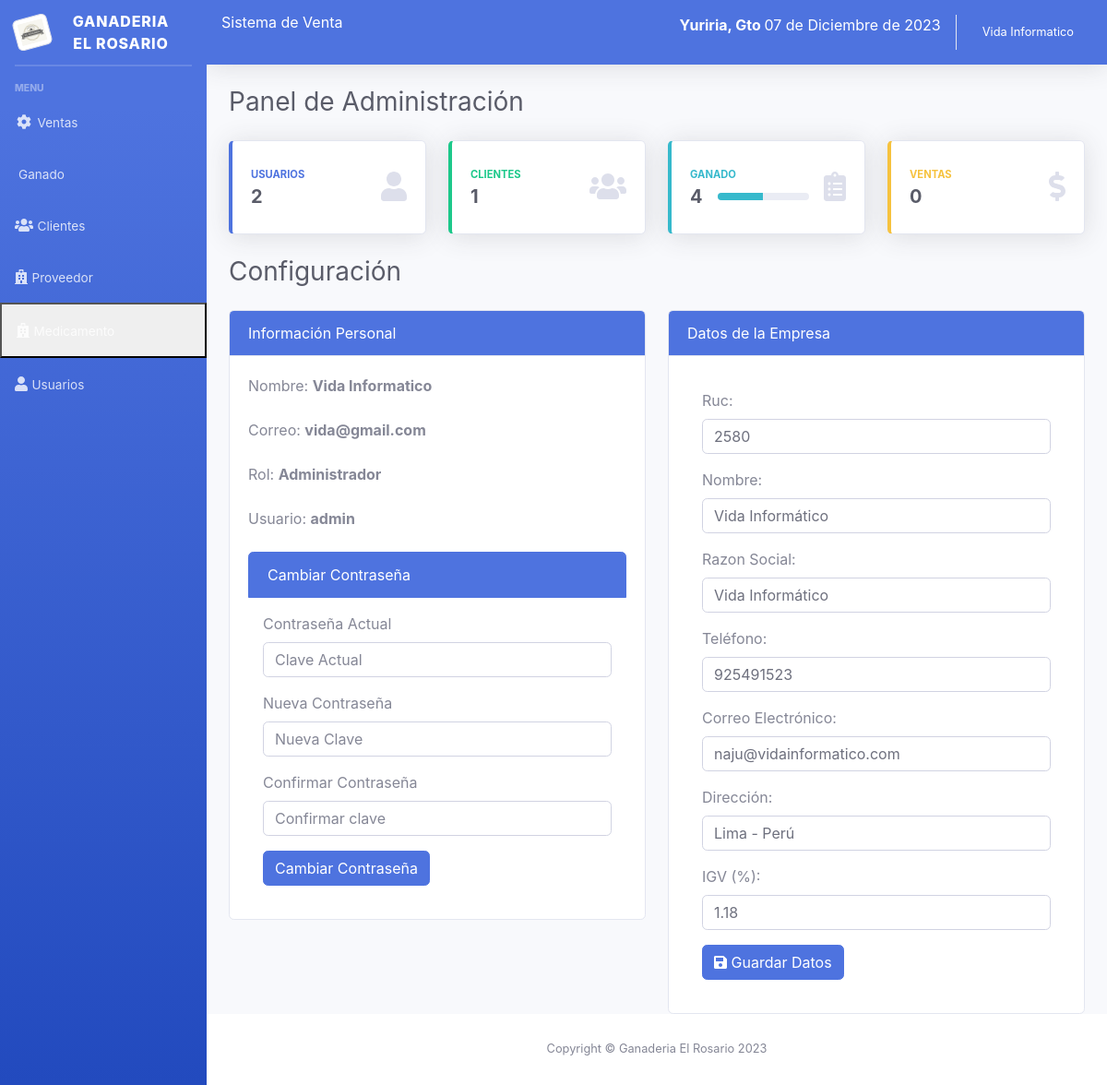
Page /sistema/ (signed in) on the committed database.
### tables this page shows
CREATE TABLE `configuracion` (
  `id` int(11) NOT NULL,
  `dni` int(11) NOT NULL,
  `nombre` varchar(100) NOT NULL,
  `razon_social` varchar(100) NOT NULL,
  `telefono` int(11) NOT NULL,
  `email` varchar(100) NOT NULL,
  `direccion` text NOT NULL,
  `igv` decimal(10,2) NOT NULL
);

### sistema/includes/functions.php (called while the page is built, shortened)
<?php
	function fechaMexico(){
		$mes = array("","Enero",
					  "Febrero",
					  "Marzo",
					  "Abril",
					  "Mayo",
					  "Junio",
					  "Julio",
					  "Agosto",
					  "Septiembre",
					  "Octubre",
					  "Noviembre",
					  "Diciembre");
		return date('d')." de ". $mes[date('n')] . " de " . date('Y');
	}
 ?>

### sistema/index.php (the view, shortened to what this page needs)
<?php include_once "includes/header.php"; ?>
<div class="container-fluid">
	<div class="d-sm-flex align-items-center justify-content-between mb-4">
		<h1 class="h3 mb-0 text-gray-800">Panel de Administración</h1>
	</div>
	<div class="row">
		<a class="col-xl-3 col-md-6 mb-4" href="lista_usuarios.php">
			<div class="card border-left-primary shadow h-100 py-2">
				<div class="card-body">
					<div class="row no-gutters align-items-center">
						<div class="col mr-2">
							<div class="text-xs font-weight-bold text-primary text-uppercase mb-1">Usuarios</div>
							<div class="h5 mb-0 font-weight-bold text-gray-800"><?php echo $data['usuarios']; ?></div>
						</div>
						<div class="col-auto">
							<i class="fas fa-user fa-2x text-gray-300"></i>
						</div>
					</div>
				</div>
			</div>
		</a>
		<a class="col-xl-3 col-md-6 mb-4" href="lista_cliente.php">
			<div class="card border-left-success shadow h-100 py-2">
				<div class="card-body">
					<div class="row no-gutters align-items-center">
						<div class="col mr-2">
							<div class="text-xs font-weight-bold text-success text-uppercase mb-1">Clientes</div>
							<div class="h5 mb-0 font-weight-bold text-gray-800"><?php echo $data['clientes']; ?></div>
						</div>
						<div class="col-auto">
							<i class="fas fa-users fa-2x text-gray-300"></i>
						</div>
					</div>
				</div>
			</div>
		</a>
		<a class="col-xl-3 col-md-6 mb-4" href="lista_productos.php">
			<div class="card border-left-info shadow h-100 py-2">
				<div class="card-body">
					<div class="row no-gutters align-items-center">
						<div class="col mr-2">
							<div class="text-xs font-weight-bold text-info text-uppercase mb-1">Ganado</div>
							<div class="row no-gutters align-items-center">
								<div class="col-auto">
									<div class="h5 mb-0 mr-3 font-weight-bold text-gray-800"><?php echo $data['productos']; ?></div>
								</div>
								<div class="col">
									<div class="progress progress-sm mr-2">
										<div class="progress-bar bg-info" role="progressbar" style="width: 50%" aria-valuenow="50" aria-valuemin="0" aria-valuemax="100"></div>
									</div>
								</div>
							</div>
						</div>
						<div class="col-auto">
							<i class="fas fa-clipboard-list fa-2x text-gray-300"></i>
						</div>
					</div>
				</div>
			</div>
		</a>
		<a class="col-xl-3 col-md-6 mb-4" href="ventas.php">
			<div class="card border-left-warning shadow h-100 py-2">
				<div class="card-body">
					<div class="row no-gutters align-items-center">
						<div class="col mr-2">
							<div class="text-xs font-weight-bold text-warning text-uppercase mb-1">Ventas</div>
							<div class="h5 mb-0 font-weight-bold text-gray-800"><?php echo $data['ventas']; ?></div>
						</div>
						<div class="col-auto">
							<i class="fas fa-dollar-sign fa-2x text-gray-300"></i>
						</div>
					</div>
				</div>
			</div>
		</a>
	</div>
	<div class="d-sm-flex align-items-center justify-content-between mb-4">
		<h1 class="h3 mb-0 text-gray-800">Configuración</h1>
	</div>
	<div class="row">
		<div class="col-lg-6">
			<div class="card">
				<div class="card-header bg-primary text-white">
					Información Personal
				</div>
				<div class="card-body">
					<div class="form-group">
						<label>Nombre: <strong><?php echo $_SESSION['nombre']; ?></strong></label>
					</div>
					<div class="form-group">
						<label>Correo: <strong><?php echo $_SESSION['email']; ?></strong></label>
					</div>
					<div class="form-group">
						<label>Rol: <strong><?php echo $_SESSION['rol_name']; ?></strong></label>
					</div>
					<div class="form-group">
						<label>Usuario: <strong><?php echo $_SESSION['user']; ?></strong></label>
					</div>
					<ul class="list-group">
						<li class="list-group-item active">Cambiar Contraseña</li>
						<form action="" method=" post" name="frmChangePass" id="frmChangePass" class="p-3">
							<div class="form-group">
								<label>Contraseña Actual</label>
								<input type="password" name="actual" id="actual" placeholder="Clave Actual" required class="form-control">
							</div>
							<div class="form-group">
								<label>Nueva Contraseña</label>
								<input type="password" name="nueva" id="nueva" placeholder="Nueva Clave" required class="form-control">
							</div>
							<div class="form-group">
								<label>Confirmar Contraseña</label>
								<input type="password" name="confirmar" id="confirmar" placeholder="Confirmar clave" required class="form-control">
							</div>
							<div>
								<button type="submit" class="btn btn-primary btnChangePass">Cambiar Contraseña</button>
							</div>
						</form>
					</ul>
				</div>
			</div>
		</div>
		<?php if ($_SESSION['rol'] == 1) { ?>
			<div class="col-lg-6">
				<div class="card">
					<div class="card-header bg-primary text-white">
						Datos de la Empresa
					</div>
					<div class="card-body">
						<form action="empresa.php" method="post" id="frmEmpresa" class="p-3">
							<div class="form-group">
								<label>Ruc:</label>
								<input type="number" name="txtDni" value="<?php echo $dni; ?>" id="txtDni" placeholder="Dni de la Empresa" required class="form-control">
							</div>
							<div class="form-group">
								<label>Nombre:</label>
								<input type="text" name="txtNombre" class="form-control" value="<?php echo $nombre_empresa; ?>" id="txtNombre" placeholder="Nombre de la Empresa" required class="form-control">
							</div>
							<div class="form-group">
								<label>Razon Social:</label>
								<input type="text" name="txtRSocial" class="form-control" value="<?php echo $razonSocial; ?>" id="txtRSocial" placeholder="Razon Social de la Empresa">
							</div>
							<div class="form-group">
								<label>Teléfono:</label>
								<input type="number" name="txtTelEmpresa" class="form-control" value="<?php echo $telEmpresa; ?>" id="txtTelEmpresa" placeholder="teléfono de la Empresa" required>
							</div>
							<div class="form-group">
								<label>Correo Electrónico:</label>
								<input type="email" name="txtEmailEmpresa" class="form-control" value="<?php echo $emailEmpresa; ?>" id="txtEmailEmpresa" placeholder="Correo de la Empresa" required>
							</div>
							<div class="form-group">
								<label>Dirección:</label>
								<input type="text" name="txtDirEmpresa" class="form-control" value="<?php echo $dirEmpresa; ?>" id="txtDirEmpresa" placeholder="Dirreción de la Empresa" required>
							</div>
							<div class="form-group">
								<label>IGV (%):</label>
								<input type="text" name="txtIgv" class="form-control" value="<?php echo $igv; ?>" id="txtIgv" placeholder="IGV de la Empresa" required>
							</div>
							<div>
								<button type="submit" class="btn btn-primary btnChangePass"><i class="fas fa-save"></i> Guardar Datos</button>
							</div>
						</form>
					</div>
				</div>
			</div>
		<?php } ?>
	</div>
</div>
</div>
<?php include_once "includes/footer.php"; ?>

### sistema/includes/header.php (shortened to what this page needs)
<?php
include "includes/functions.php";
include "../conexion.php";
$query_empresa = mysqli_query($conexion, "SELECT * FROM configuracion");
$row_empresa = mysqli_num_rows($query_empresa);
if ($row_empresa > 0) {
	if ($infoEmpresa = mysqli_fetch_assoc($query_empresa)) {
		$dni = $infoEmpresa['dni'];
		$nombre_empresa = $infoEmpresa['nombre'];
		$razonSocial = $infoEmpresa['razon_social'];
		$telEmpresa = $infoEmpresa['telefono'];
		$emailEmpresa = $infoEmpresa['email'];
		$dirEmpresa = $infoEmpresa['direccion'];
		$igv = $infoEmpresa['igv'];
	}
}
?>
<!DOCTYPE html>
<html lang="en">
<head>
	<link href="css/sb-admin-2.min.css" rel="stylesheet">
	<link rel="stylesheet" href="css/dataTables.bootstrap4.min.css">
</head>
<body id="page-top">
	<?php
	include "../conexion.php";
	$query_data = mysqli_query($conexion, "CALL data();");
	$result_data = mysqli_num_rows($query_data);
	if ($result_data > 0) {
		$data = mysqli_fetch_assoc($query_data);
	}
	?>
	<div id="wrapper">
		<?php include_once "includes/menu.php"; ?>
		<div id="content-wrapper" class="d-flex flex-column">
			<div id="content">
				<nav class="navbar navbar-expand navbar-light bg-primary text-white topbar mb-4 static-top shadow">
					<div class="input-group">
						<h6>Sistema de Venta</h6>
						<p class="ml-auto"><strong>Yuriria, Gto </strong><?php echo fechaMexico(); ?></p>
					</div>
					<ul class="navbar-nav ml-auto">
						<li class="nav-item dropdown no-arrow">
							<a class="nav-link dropdown-toggle" href="#" id="userDropdown" role="button" data-toggle="dropdown" aria-haspopup="true" aria-expanded="false">
								<span class="mr-2 d-none d-lg-inline small text-white"><?php echo $_SESSION['nombre']; ?></span>
							</a>
						</li>
					</ul>
				</nav>

### sistema/includes/menu.php (shortened to what this page needs)
<ul class="navbar-nav bg-gradient-primary sidebar sidebar-dark accordion" id="accordionSidebar">
	<a class="sidebar-brand d-flex align-items-center justify-content-center" href="index.php">
		<div class="sidebar-brand-icon rotate-n-15">
			<img src="img/logo.png" class="img-thumbnail">
		</div>
		<div class="sidebar-brand-text mx-3">Ganaderia El Rosario</div>
	</a>
	<hr class="sidebar-divider my-0">
	<hr class="sidebar-divider">
	<div class="sidebar-heading">
		Menu
	</div>
	<li class="nav-item">
		<a class="nav-link collapsed" href="#" data-toggle="collapse" data-target="#collapseTwo" aria-expanded="true" aria-controls="collapseTwo">
			<i class="fas fa-fw fa-cog"></i>
			<span>Ventas</span>
		</a>
	</li>
	<li class="nav-item">
		<a class="nav-link collapsed" href="#" data-toggle="collapse" data-target="#collapseUtilities" aria-expanded="true" aria-controls="collapseUtilities">
			<span>Ganado</span>
		</a>
	</li>
	<li class="nav-item">
		<a class="nav-link collapsed" href="#" data-toggle="collapse" data-target="#collapseClientes" aria-expanded="true" aria-controls="collapseUtilities">
			<i class="fas fa-users"></i>
			<span>Clientes</span>
		</a>
	</li>
<li class="nav-item">
    <a class="nav-link collapsed" href="#" data-toggle="collapse" data-target="#collapseProveedor" aria-expanded="true" aria-controls="collapseUtilities">
        <i class="fas fa-hospital"></i>
        <span>Proveedor</span>
    </a>
</li>
<li class="nav-item">
    <button class="nav-link collapsed" data-toggle="collapse" data-target="#collapseMedicamento" aria-expanded="true" aria-controls="collapseUtilities">
        <i class="fas fa-hospital"></i>
        <span>Medicamento</span>
    </button>
</li>
	<?php if ($_SESSION['rol'] == 1) { ?>
		<li class="nav-item">
			<a class="nav-link collapsed" href="#" data-toggle="collapse" data-target="#collapseUsuarios" aria-expanded="true" aria-controls="collapseUtilities">
				<i class="fas fa-user"></i>
				<span>Usuarios</span>
			</a>
		</li>
	<?php } ?>
</ul>

### sistema/includes/footer.php (shortened to what this page needs)
<footer class="sticky-footer bg-white">
  <div class="container my-auto">
    <div class="copyright text-center my-auto">
      <span>Copyright &copy; Ganaderia El Rosario <?php echo date("Y"); ?></span>
    </div>
  </div>
</footer>
</div>
</div>
</body>
</html>

### rows in the picture
configuracion: txtDni "2580", txtNombre "Vida Informático", txtRSocial "Vida Informático", txtTelEmpresa "925491523", txtEmailEmpresa "naju@vidainformatico.com", txtDirEmpresa "Lima - Perú", txtIgv "1.18"

### other values in the picture
fechaMexico() "07 de Diciembre de 2023"
$_SESSION['nombre'] "Vida Informatico"
$data['usuarios'] "2"
$data['clientes'] "1"
$data['productos'] "4"
$data['ventas'] "0"
$_SESSION['email'] "vida@gmail.com"
$_SESSION['rol_name'] "Administrador"
$_SESSION['user'] "admin"
